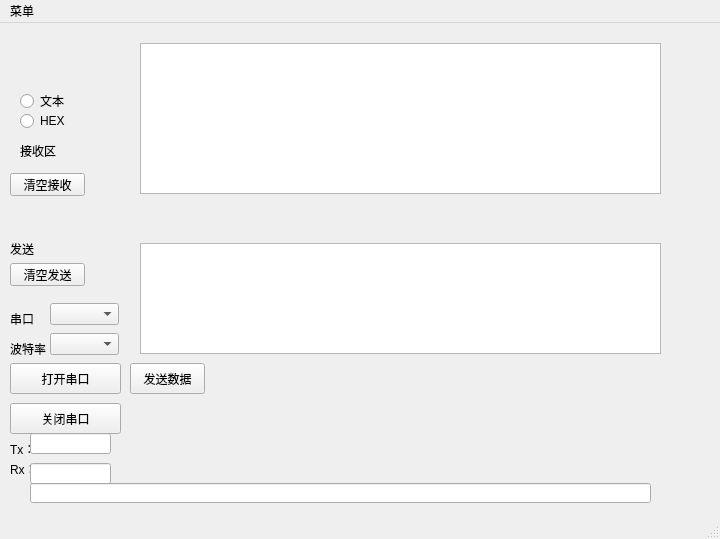
<?xml version="1.0" encoding="UTF-8"?>
<ui version="4.0">
 <class>MainWindow</class>
 <widget class="QMainWindow" name="MainWindow">
  <property name="geometry">
   <rect>
    <x>0</x>
    <y>0</y>
    <width>720</width>
    <height>539</height>
   </rect>
  </property>
  <property name="windowTitle">
   <string>MainWindow</string>
  </property>
  <widget class="QWidget" name="centralwidget">
   <widget class="QPushButton" name="clearTx">
    <property name="geometry">
     <rect>
      <x>10</x>
      <y>240</y>
      <width>75</width>
      <height>23</height>
     </rect>
    </property>
    <property name="text">
     <string>清空发送</string>
    </property>
   </widget>
   <widget class="QComboBox" name="conN">
    <property name="geometry">
     <rect>
      <x>50</x>
      <y>280</y>
      <width>69</width>
      <height>22</height>
     </rect>
    </property>
   </widget>
   <widget class="QPushButton" name="clearRx">
    <property name="geometry">
     <rect>
      <x>10</x>
      <y>150</y>
      <width>75</width>
      <height>23</height>
     </rect>
    </property>
    <property name="text">
     <string>清空接收</string>
    </property>
   </widget>
   <widget class="QLabel" name="label">
    <property name="geometry">
     <rect>
      <x>20</x>
      <y>120</y>
      <width>36</width>
      <height>16</height>
     </rect>
    </property>
    <property name="text">
     <string>接收区</string>
    </property>
   </widget>
   <widget class="QRadioButton" name="radioButton_3">
    <property name="geometry">
     <rect>
      <x>20</x>
      <y>70</y>
      <width>89</width>
      <height>16</height>
     </rect>
    </property>
    <property name="text">
     <string>文本</string>
    </property>
   </widget>
   <widget class="QRadioButton" name="radioButton_4">
    <property name="geometry">
     <rect>
      <x>20</x>
      <y>90</y>
      <width>89</width>
      <height>16</height>
     </rect>
    </property>
    <property name="text">
     <string>HEX</string>
    </property>
   </widget>
   <widget class="QLabel" name="label_2">
    <property name="geometry">
     <rect>
      <x>10</x>
      <y>220</y>
      <width>54</width>
      <height>12</height>
     </rect>
    </property>
    <property name="text">
     <string>发送</string>
    </property>
   </widget>
   <widget class="QComboBox" name="conB">
    <property name="geometry">
     <rect>
      <x>50</x>
      <y>310</y>
      <width>69</width>
      <height>22</height>
     </rect>
    </property>
   </widget>
   <widget class="QLabel" name="label_3">
    <property name="geometry">
     <rect>
      <x>10</x>
      <y>290</y>
      <width>54</width>
      <height>12</height>
     </rect>
    </property>
    <property name="text">
     <string>串口</string>
    </property>
   </widget>
   <widget class="QLabel" name="label_4">
    <property name="geometry">
     <rect>
      <x>10</x>
      <y>320</y>
      <width>54</width>
      <height>12</height>
     </rect>
    </property>
    <property name="text">
     <string>波特率</string>
    </property>
   </widget>
   <widget class="QPushButton" name="Openserialbtn">
    <property name="geometry">
     <rect>
      <x>10</x>
      <y>340</y>
      <width>111</width>
      <height>31</height>
     </rect>
    </property>
    <property name="text">
     <string>打开串口</string>
    </property>
   </widget>
   <widget class="QLabel" name="label_5">
    <property name="geometry">
     <rect>
      <x>10</x>
      <y>420</y>
      <width>54</width>
      <height>12</height>
     </rect>
    </property>
    <property name="text">
     <string>Tx：</string>
    </property>
   </widget>
   <widget class="QLabel" name="label_6">
    <property name="geometry">
     <rect>
      <x>10</x>
      <y>440</y>
      <width>54</width>
      <height>12</height>
     </rect>
    </property>
    <property name="text">
     <string>Rx：</string>
    </property>
   </widget>
   <widget class="QTextEdit" name="textEdit">
    <property name="geometry">
     <rect>
      <x>140</x>
      <y>20</y>
      <width>521</width>
      <height>151</height>
     </rect>
    </property>
   </widget>
   <widget class="QTextEdit" name="textEdit_2">
    <property name="geometry">
     <rect>
      <x>140</x>
      <y>220</y>
      <width>521</width>
      <height>111</height>
     </rect>
    </property>
   </widget>
   <widget class="QPushButton" name="pushButton">
    <property name="geometry">
     <rect>
      <x>130</x>
      <y>340</y>
      <width>75</width>
      <height>31</height>
     </rect>
    </property>
    <property name="text">
     <string>发送数据</string>
    </property>
   </widget>
   <widget class="QLineEdit" name="lineEdit">
    <property name="geometry">
     <rect>
      <x>30</x>
      <y>460</y>
      <width>621</width>
      <height>20</height>
     </rect>
    </property>
   </widget>
   <widget class="QLineEdit" name="RxCount">
    <property name="geometry">
     <rect>
      <x>30</x>
      <y>440</y>
      <width>81</width>
      <height>21</height>
     </rect>
    </property>
   </widget>
   <widget class="QLineEdit" name="TxCount">
    <property name="geometry">
     <rect>
      <x>30</x>
      <y>410</y>
      <width>81</width>
      <height>21</height>
     </rect>
    </property>
   </widget>
   <widget class="QPushButton" name="pushButton_2">
    <property name="geometry">
     <rect>
      <x>10</x>
      <y>380</y>
      <width>111</width>
      <height>31</height>
     </rect>
    </property>
    <property name="text">
     <string>关闭串口</string>
    </property>
   </widget>
   <zorder>conN</zorder>
   <zorder>clearRx</zorder>
   <zorder>label</zorder>
   <zorder>radioButton_3</zorder>
   <zorder>radioButton_4</zorder>
   <zorder>label_2</zorder>
   <zorder>conB</zorder>
   <zorder>label_3</zorder>
   <zorder>label_4</zorder>
   <zorder>Openserialbtn</zorder>
   <zorder>label_5</zorder>
   <zorder>label_6</zorder>
   <zorder>textEdit</zorder>
   <zorder>textEdit_2</zorder>
   <zorder>pushButton</zorder>
   <zorder>TxCount</zorder>
   <zorder>RxCount</zorder>
   <zorder>lineEdit</zorder>
   <zorder>clearTx</zorder>
   <zorder>pushButton_2</zorder>
  </widget>
  <widget class="QMenuBar" name="menubar">
   <property name="geometry">
    <rect>
     <x>0</x>
     <y>0</y>
     <width>720</width>
     <height>23</height>
    </rect>
   </property>
   <widget class="QMenu" name="menu">
    <property name="title">
     <string>菜单</string>
    </property>
    <addaction name="actionHelp"/>
   </widget>
   <addaction name="menu"/>
  </widget>
  <widget class="QStatusBar" name="statusbar"/>
  <action name="actionHelp">
   <property name="text">
    <string>help</string>
   </property>
  </action>
 </widget>
 <resources/>
 <connections>
  <connection>
   <sender>pushButton</sender>
   <signal>clicked()</signal>
   <receiver>MainWindow</receiver>
   <slot>sendSerialdata()</slot>
   <hints>
    <hint type="sourcelabel">
     <x>173</x>
     <y>381</y>
    </hint>
    <hint type="destinationlabel">
     <x>273</x>
     <y>407</y>
    </hint>
   </hints>
  </connection>
  <connection>
   <sender>pushButton_2</sender>
   <signal>clicked()</signal>
   <receiver>MainWindow</receiver>
   <slot>closeSerial()</slot>
   <hints>
    <hint type="sourcelabel">
     <x>72</x>
     <y>418</y>
    </hint>
    <hint type="destinationlabel">
     <x>247</x>
     <y>449</y>
    </hint>
   </hints>
  </connection>
 </connections>
 <slots>
  <slot>sendSerialdata()</slot>
  <slot>closeSerial()</slot>
 </slots>
</ui>
